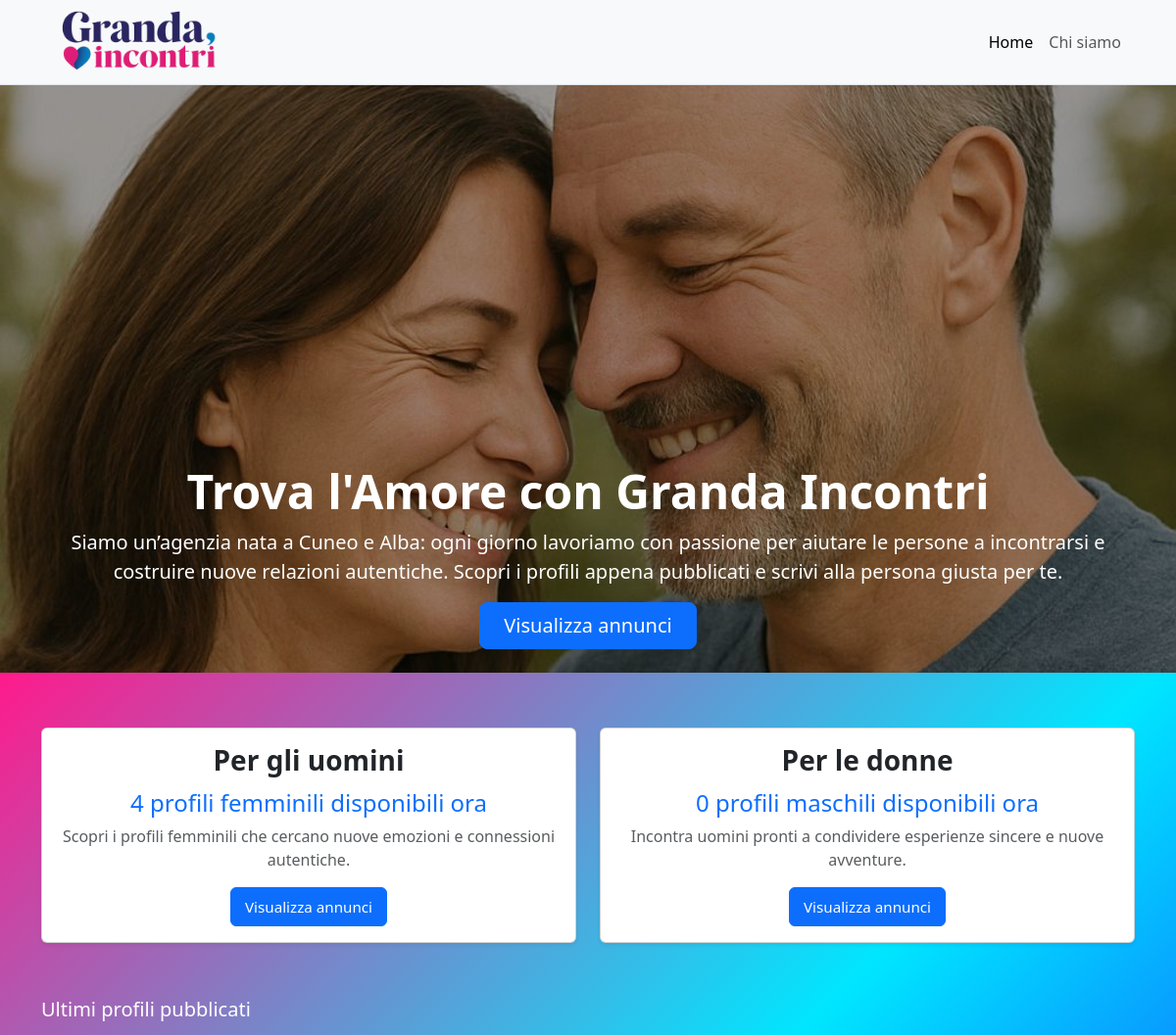
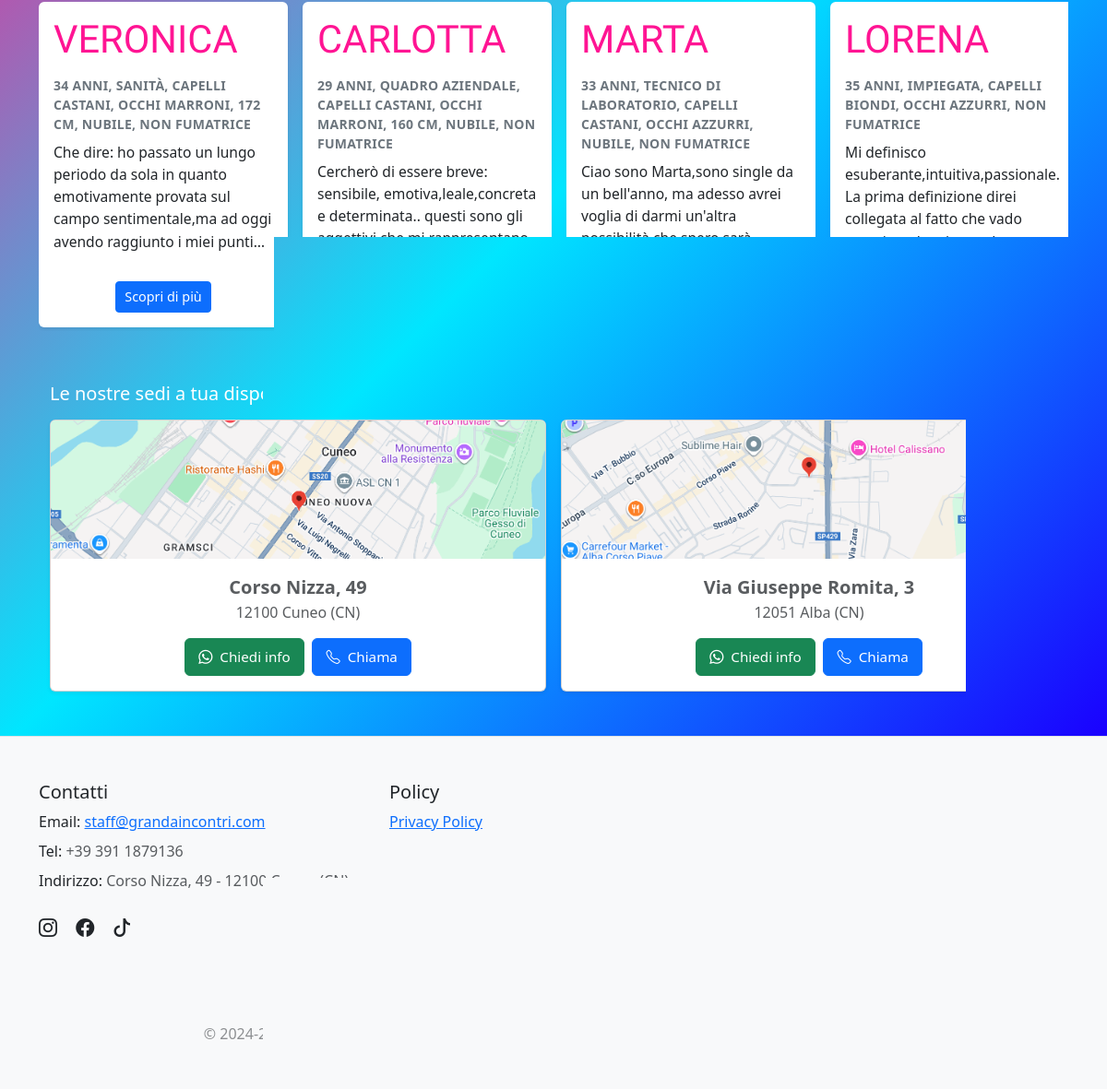
The page / on the database its author committed (2 pictures, top to bottom).
### tables this page shows
CREATE TABLE "profiles" (
	"id"	INTEGER NOT NULL,
	"first_name"	TEXT NOT NULL,
	"last_name"	TEXT,
	"gender"	TEXT NOT NULL,
	"birth_year"	INTEGER,
	"city"	TEXT,
	"occupation"	TEXT,
	"eyes_color"	TEXT,
	"hair_color"	TEXT,
	"height_cm"	INTEGER,
	"smoker"	INTEGER,
	"bio"	TEXT NOT NULL,
	"is_active"	INTEGER NOT NULL,
	"created_at"	TEXT,
	"weight_kg"	INTEGER,
	"marital_status"	TEXT,
	PRIMARY KEY("id" AUTOINCREMENT)
);

### app.py (the view)
@app.route("/")
def home():
    listObjProfiles = get_published_profiles_with_status()
    def norm_gender(p):
        return (p.get("gender") or "").strip().lower()
    available_women_count = sum(
        1 for p in listObjProfiles if norm_gender(p) in ("female", "f", "donna")
    )
    available_men_count = sum(
        1 for p in listObjProfiles if norm_gender(p) in ("male", "m", "uomo")
    )
    def sort_key(p):
        return p.get("created_at") or "1970-01-01 00:00:00"
    latest_profiles = sorted(
        listObjProfiles,
        key=sort_key,
        reverse=True
    )[:10]
    return render_template(
        "home.html",
        listObjProfiles=listObjProfiles,
        latest_profiles=latest_profiles,
        available_women_count=available_women_count,
        available_men_count=available_men_count,
        current_year=datetime.date.today().year
    )

### app.py (called while the page is built)
def get_published_profiles_with_status():
    rows = profiles_dao.get_all_profiles()
    def is_published(val):
        if val is None:
            return True
        if isinstance(val, (int, bool)):
            return bool(val)
        return str(val).strip().lower() not in ("0", "false", "no", "n")
    list_profiles = []
    for r in rows:
        keys = r.keys() if hasattr(r, "keys") else r.keys()
        val = r["is_active"] if ("is_active" in keys) else None
        if is_published(val):
            profile = {k: r[k] for k in keys}
            profile["is_online"] = random.choice([True, False])
            list_profiles.append(profile)
    return list_profiles

@app.context_processor
def inject_current_user():
    class CurrentUserStub:
        def __init__(self, is_auth, role="admin"):
            self.is_authenticated = is_auth
            self.role = role
    return dict(current_user=CurrentUserStub(session.get("is_authenticated", False)))

### profiles_dao.py (called while the page is built)
def _conn() -> sqlite3.Connection:
    conn = sqlite3.connect(DB_PATH)
    conn.row_factory = sqlite3.Row
    with closing(conn.cursor()) as cur:
        cur.execute("PRAGMA foreign_keys = ON;")
    return conn

def _rows_to_dicts(rows: Iterable[sqlite3.Row]) -> List[dict]:
    return [dict(r) for r in rows]

def get_all_profiles() -> List[Profile]:
    sql = """
        SELECT *
        FROM profiles
        ORDER BY
          CASE WHEN created_at IS NULL OR created_at = '' THEN 1 ELSE 0 END,
          created_at DESC,
          id DESC
    """
    with closing(_conn()) as conn, closing(conn.cursor()) as cur:
        cur.execute(sql)
        return _rows_to_dicts(cur.fetchall())  # type: ignore[return-value]

### templates/home.html (shortened to what this page needs)
{% extends "base.html" %}
{% block home_active %}active{% endblock %}
{% block content %}
<section class="hero position-relative overflow-hidden">
  <img id="hero-image"
       src="{{ url_for('static', filename='images/photo1.png') }}"
       alt="Benvenuta/o su Granda Incontri"
       class="hero-img position-absolute top-0 start-0 w-100 h-100">
  <div class="hero-overlay position-absolute top-0 start-0 w-100 h-100"></div>
  <div class="hero-content position-absolute bottom-0 start-50 translate-middle-x w-100 text-center pb-4">
    <div class="container">
      <h1 class="display-5 fw-semibold text-white mb-2">Trova l'Amore con Granda Incontri</h1>
      <p class="lead text-white mb-3">
        Siamo un’agenzia nata a Cuneo e Alba: ogni giorno lavoriamo con passione
        per aiutare le persone a incontrarsi e costruire nuove relazioni autentiche. Scopri i profili appena pubblicati e scrivi alla persona giusta per te.
      </p>
      <a href="{{ url_for('annunci') }}" class="btn btn-primary btn-lg d-inline-block px-4">
        Visualizza annunci
      </a>
    </div>
  </div>
</section>
<div class="after-hero-bg">
  <div class="container py-4">
    <div class="row justify-content-center g-4">
      <div class="col-12 col-md-6">
        <div class="card h-100 shadow-sm">
          <div class="card-body text-center">
            <h3 class="fw-bold">Per gli uomini</h3>
            <p class="fs-4 text-primary mb-1"><span id="counter-women">0</span> profili femminili disponibili ora</p>
            <p class="text-muted">Scopri i profili femminili che cercano nuove emozioni e connessioni autentiche.</p>
            <a href="{{ url_for('annunci', gender='female') }}" class="btn btn-primary">Visualizza annunci</a>
          </div>
        </div>
      </div>
      <div class="col-12 col-md-6">
        <div class="card h-100 shadow-sm">
          <div class="card-body text-center">
            <h3 class="fw-bold">Per le donne</h3>
            <p class="fs-4 text-primary mb-1"><span id="counter-men">0</span> profili maschili disponibili ora</p>
            <p class="text-muted">Incontra uomini pronti a condividere esperienze sincere e nuove avventure.</p>
            <a href="{{ url_for('annunci', gender='male') }}" class="btn btn-primary">Visualizza annunci</a>
          </div>
        </div>
      </div>
    </div>
  </div>
  <section id="site-novita" class="container-fluid px-0 mt-4">
    <div class="container py-2">
      <h5 class="mb-3 text-white">Ultimi profili pubblicati</h5>
      {% if latest_profiles %}
      <div class="d-flex flex-row overflow-auto pb-1 gap-3">
        {% for p in latest_profiles %}
          {% set eta = (current_year - p['birth_year']) if p['birth_year'] else None %}
          {% set fuma = (p['smoker'] in [1, '1', true, 'true', 'on']) if p['smoker'] is not none else None %}
          {% set stato = (p['marital_status'] or '') %}
          {% if stato %}
            {% if stato|lower in ['celibe/nubile','single'] %}
              {% set stato_it = 'nubile' if p['gender'] == 'female' else 'celibe' %}
            {% elif stato|lower in ['sposato/a','married'] %}
              {% set stato_it = 'sposata' if p['gender'] == 'female' else 'sposato' %}
            {% elif stato|lower in ['separato/a','separated'] %}
              {% set stato_it = 'separata' if p['gender'] == 'female' else 'separato' %}
            {% elif stato|lower in ['divorziato/a','divorced'] %}
              {% set stato_it = 'divorziata' if p['gender'] == 'female' else 'divorziato' %}
            {% elif stato|lower in ['vedovo/a','widowed'] %}
              {% set stato_it = 'vedova' if p['gender'] == 'female' else 'vedovo' %}
            {% else %}
              {% set stato_it = stato %}
            {% endif %}
          {% else %}
            {% set stato_it = '' %}
          {% endif %}
          {% set parts = [] %}
          {% if eta %}{% set _ = parts.append(eta ~ ' anni') %}{% endif %}
          {% if p['occupation'] %}{% set _ = parts.append(p['occupation']) %}{% endif %}
          {% if p['hair_color'] %}{% set _ = parts.append('capelli ' ~ p['hair_color']) %}{% endif %}
          {% if p['eyes_color'] %}{% set _ = parts.append('occhi ' ~ p['eyes_color']) %}{% endif %}
          {% if p['height_cm'] %}{% set _ = parts.append(p['height_cm'] ~ ' cm') %}{% endif %}
          {% if p['weight_kg'] %}{% set _ = parts.append(p['weight_kg'] ~ ' kg') %}{% endif %}
          {% if stato_it %}{% set _ = parts.append(stato_it) %}{% endif %}
          {% if fuma is not none %}
            {% if p['gender'] == 'female' %}
              {% set _ = parts.append('fumatrice' if fuma else 'non fumatrice') %}
            {% else %}
              {% set _ = parts.append('fumatore' if fuma else 'non fumatore') %}
            {% endif %}
          {% endif %}
          <div class="card shadow-sm border-0 flex-shrink-0" style="min-width:260px; max-width:270px; min-height: 353px;">
            <div class="card-body d-flex flex-column">
              <div class="profile-header">
                <div class="profile-name">{{ (p['first_name'] or '')|trim|upper }}</div>
              </div>
              <div class="text-uppercase text-secondary small profile-meta mb-2">
                {{ parts|join(', ')|upper }}
              </div>
              <div class="bio-block flex-grow-1" data-lines="5">
  <div class="small bio-textbox">
    <div class="bio-text">{{ (p['bio'] or '') | e }}</div>
  </div>
</div>
              <div class="d-flex justify-content-center mt-2">
                <a href="{{ url_for('annunci', open=p['id']) }}" class="btn btn-sm btn-primary">Scopri di più</a>
              </div>
            </div>
          </div>
        {% endfor %}
      </div>
      {% else %}
        <div class="alert text-center w-100 rounded p-3 mt-2 mx-0" role="alert">
          Nessun profilo pubblicato
        </div>
      {% endif %}
    </div>
  </section>
  <div class="container mt-5 px-4">
    <h5 class="mb-3 text-white">Le nostre sedi a tua disposizione</h5>
    <div class="row g-3">
      <div class="col-12 col-md-6">
        <div class="card h-100 shadow-sm">
          <img src="{{ url_for('static', filename='images/cuneoMap.png') }}" class="card-img-top object-fit-cover" style="max-height:150px;" alt="Mappa Cuneo">
          <div class="card-body text-center">
            <p class="mb-3 text-muted"><span class="fw-bold fs-5">Corso Nizza, 49</span><br>12100 Cuneo (CN)</p>
            <div class="d-flex gap-2 justify-content-center flex-wrap">
              <a href="https://wa.me/393911879136?text={{ 'Ciao, vorrei maggiori informazioni sulla sede di Cuneo' | urlencode }}"
                 target="_blank" rel="noopener" class="btn btn-success d-inline-flex align-items-center gap-2">
                <i class="bi bi-whatsapp"></i><span>Chiedi info</span>
              </a>
              <a href="tel:+393911879136" class="btn btn-primary d-inline-flex align-items-center gap-2">
                <i class="bi bi-telephone"></i><span>Chiama</span>
              </a>
            </div>
          </div>
        </div>
      </div>
      <div class="col-12 col-md-6">
        <div class="card h-100 shadow-sm">
          <img src="{{ url_for('static', filename='images/albaMap.png') }}" class="card-img-top object-fit-cover" style="max-height:150px;" alt="Mappa Alba">
          <div class="card-body text-center">
            <p class="mb-3 text-muted"><span class="fw-bold fs-5">Via Giuseppe Romita, 3</span><br>12051 Alba (CN)</p>
            <div class="d-flex gap-2 justify-content-center flex-wrap">
              <a href="https://wa.me/393911879136?text={{ 'Ciao, vorrei maggiori informazioni sulla sede di Alba' | urlencode }}"
                 target="_blank" rel="noopener" class="btn btn-success d-inline-flex align-items-center gap-2">
                <i class="bi bi-whatsapp"></i><span>Chiedi info</span>
              </a>
              <a href="tel:+393911879136" class="btn btn-primary d-inline-flex align-items-center gap-2">
                <i class="bi bi-telephone"></i><span>Chiama</span>
              </a>
            </div>
          </div>
        </div>
      </div>
    </div>
  </div>
</div>
{% endblock %}

### static/css/style.css (style rules this page uses)
:root { --gi-deep: #1a1a40; --gi-berry: #5b0a2f; --gi-pink: #ff1493; }
.hero { height: 600px; position: relative; }
.hero-img { object-fit: cover; object-position: center; }
.hero-overlay { background: rgba(0,0,0,.35); z-index: 1; }
.hero-content { z-index: 2; }
.after-hero-bg { background: linear-gradient(135deg, #ff1a8c 0%, #00e6ff 50%, #1a00ff 100%); min-height: 100vh; margin: 0; padding: 2rem 0 3rem; }
.profile-name { font-family: "Yeseva One", serif; color: #ff1493; font-size: 2.6rem; line-height: 1.2; margin-bottom: .35rem; }
.profile-meta { font-weight: 700; letter-spacing: .02em; }
.profile-header { display: flex; align-items: center; gap: .5rem; flex-wrap: wrap; margin-bottom: .5rem; }
.card { display: flex; flex-direction: column; height: 100%; }
.card .card-body { flex: 1 1 auto; display: flex; flex-direction: column; font-size: 1rem; line-height: 1.5; }
.bio-block { display: flex; flex-direction: column; gap: .25rem; }
.bio-textbox { margin: 0; --lines: 5; --lh: 1.55; line-height: var(--lh); font-size: .975rem !important; }
.bio-text { display: -webkit-box; -webkit-box-orient: vertical; -webkit-line-clamp: var(--lines, 5); overflow: hidden; white-space: pre-line; min-height: calc(var(--lines) * 1lh); }
.card .btn { font-size: .95rem; padding: .5rem .9rem; }
.btn.btn-sm { font-size: .9rem; padding: .35rem .6rem; }
.card .card-body > .btn { width: auto; flex: 0 0 auto; align-self: center; display: inline-flex; white-space: nowrap; gap: .5rem; }

### rows shown on the page
profiles: first_name "VERONICA", parts "34 ANNI, SANITÀ, CAPELLI CASTANI, OCCHI MARRONI, 172 CM, NUBILE, NON FUMATRICE", bio "Che dire: ho passato un lungo periodo da sola in quanto emotivamente provata sul campo sentimentale,ma ad oggi avendo raggiunto i miei…"
profiles: first_name "CARLOTTA", parts "29 ANNI, QUADRO AZIENDALE, CAPELLI CASTANI, OCCHI MARRONI, 160 CM, NUBILE, NON FUMATRICE", bio "Cercherò di essere breve: sensibile, emotiva,leale,concreta e determinata.. questi sono gli aggettivi che mi…"
profiles: first_name "MARTA", parts "33 ANNI, TECNICO DI LABORATORIO, CAPELLI CASTANI, OCCHI AZZURRI, NUBILE, NON FUMATRICE", bio "Ciao sono Marta,sono single da un bell'anno, ma adesso avrei voglia di darmi un'altra possibilità che spero sarà sincera e…"
profiles: first_name "LORENA", parts "35 ANNI, IMPIEGATA, CAPELLI BIONDI, OCCHI AZZURRI, NON FUMATRICE", bio "Mi definisco esuberante,intuitiva,passionale. La prima definizione direi collegata al fatto che vado avanti per la mia strada…"
